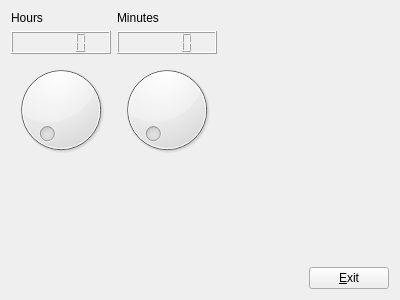
<?xml version="1.0" encoding="UTF-8"?>
<ui version="4.0">
 <class>MyForm</class>
 <widget class="QWidget" name="MyForm">
  <property name="geometry">
   <rect>
    <x>0</x>
    <y>0</y>
    <width>400</width>
    <height>300</height>
   </rect>
  </property>
  <property name="windowTitle">
   <string>Form</string>
  </property>
  <layout class="QVBoxLayout" name="verticalLayout_4">
   <item>
    <layout class="QHBoxLayout" name="horizontalLayout">
     <item>
      <layout class="QVBoxLayout" name="verticalLayout">
       <item>
        <widget class="QLabel" name="label">
         <property name="text">
          <string>Hours</string>
         </property>
        </widget>
       </item>
       <item>
        <widget class="QLCDNumber" name="lcdNumber"/>
       </item>
       <item>
        <widget class="QDial" name="dial_2">
         <property name="maximum">
          <number>23</number>
         </property>
        </widget>
       </item>
       <item>
        <spacer name="verticalSpacer_2">
         <property name="orientation">
          <enum>Qt::Vertical</enum>
         </property>
         <property name="sizeHint" stdset="0">
          <size>
           <width>20</width>
           <height>40</height>
          </size>
         </property>
        </spacer>
       </item>
      </layout>
     </item>
     <item>
      <layout class="QVBoxLayout" name="verticalLayout_2">
       <item>
        <widget class="QLabel" name="label_2">
         <property name="text">
          <string>Minutes</string>
         </property>
        </widget>
       </item>
       <item>
        <widget class="QLCDNumber" name="lcdNumber_2"/>
       </item>
       <item>
        <widget class="QDial" name="dial">
         <property name="maximum">
          <number>59</number>
         </property>
        </widget>
       </item>
       <item>
        <spacer name="verticalSpacer_3">
         <property name="orientation">
          <enum>Qt::Vertical</enum>
         </property>
         <property name="sizeHint" stdset="0">
          <size>
           <width>20</width>
           <height>40</height>
          </size>
         </property>
        </spacer>
       </item>
      </layout>
     </item>
     <item>
      <spacer name="horizontalSpacer_3">
       <property name="orientation">
        <enum>Qt::Horizontal</enum>
       </property>
       <property name="sizeHint" stdset="0">
        <size>
         <width>40</width>
         <height>20</height>
        </size>
       </property>
      </spacer>
     </item>
    </layout>
   </item>
   <item>
    <layout class="QVBoxLayout" name="verticalLayout_3">
     <item>
      <spacer name="verticalSpacer">
       <property name="orientation">
        <enum>Qt::Vertical</enum>
       </property>
       <property name="sizeHint" stdset="0">
        <size>
         <width>20</width>
         <height>40</height>
        </size>
       </property>
      </spacer>
     </item>
     <item>
      <layout class="QHBoxLayout" name="horizontalLayout_2">
       <item>
        <spacer name="horizontalSpacer">
         <property name="orientation">
          <enum>Qt::Horizontal</enum>
         </property>
         <property name="sizeHint" stdset="0">
          <size>
           <width>40</width>
           <height>20</height>
          </size>
         </property>
        </spacer>
       </item>
       <item>
        <widget class="QPushButton" name="pushButton">
         <property name="text">
          <string>&amp;Exit</string>
         </property>
        </widget>
       </item>
      </layout>
     </item>
    </layout>
   </item>
  </layout>
 </widget>
 <resources/>
 <connections>
  <connection>
   <sender>pushButton</sender>
   <signal>clicked()</signal>
   <receiver>MyForm</receiver>
   <slot>close()</slot>
   <hints>
    <hint type="sourcelabel">
     <x>325</x>
     <y>273</y>
    </hint>
    <hint type="destinationlabel">
     <x>258</x>
     <y>257</y>
    </hint>
   </hints>
  </connection>
  <connection>
   <sender>dial_2</sender>
   <signal>valueChanged(int)</signal>
   <receiver>lcdNumber</receiver>
   <slot>display(int)</slot>
   <hints>
    <hint type="sourcelabel">
     <x>111</x>
     <y>160</y>
    </hint>
    <hint type="destinationlabel">
     <x>121</x>
     <y>75</y>
    </hint>
   </hints>
  </connection>
  <connection>
   <sender>dial</sender>
   <signal>valueChanged(int)</signal>
   <receiver>lcdNumber_2</receiver>
   <slot>display(int)</slot>
   <hints>
    <hint type="sourcelabel">
     <x>297</x>
     <y>154</y>
    </hint>
    <hint type="destinationlabel">
     <x>302</x>
     <y>88</y>
    </hint>
   </hints>
  </connection>
 </connections>
</ui>
